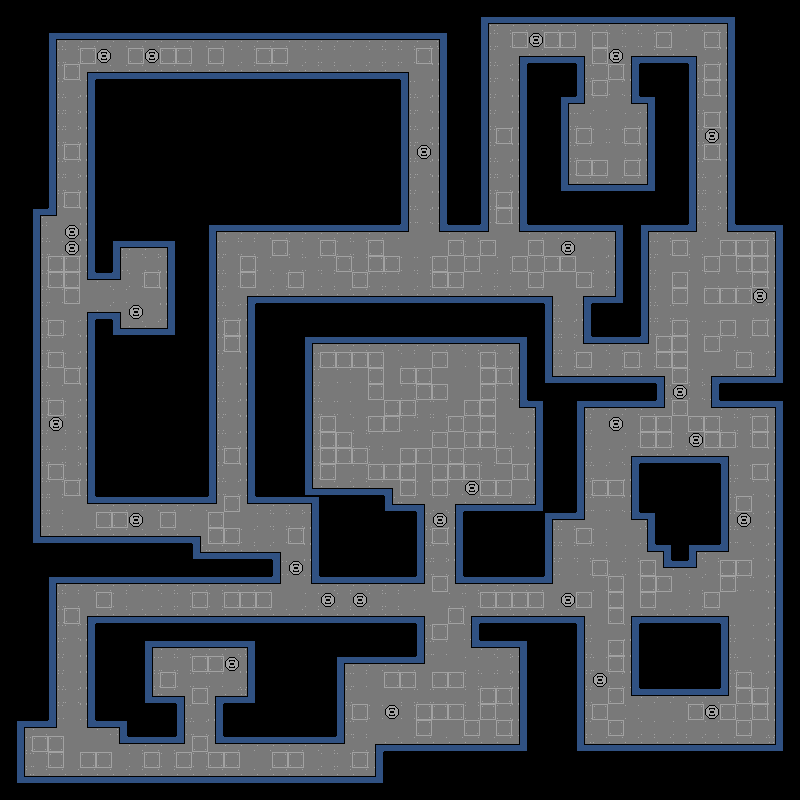

Below is a game level as drawn by its tile map, then a one-line description and the .tmx that defines it (tile-layer data replaced by summaries):
An orthogonal 50x50 tile map with 16x16 px tiles, 2 tile layers (Tile Layer 1, Tile Layer 2).

<map version="1.9" tiledversion="1.9.2" orientation="orthogonal" renderorder="right-down" width="50" height="50" tilewidth="16" tileheight="16" infinite="0" nextlayerid="4" nextobjectid="1">
 <tileset firstgid="1" source="Tileset Tank Terrain.tsx" />
 <layer id="1" name="Tile Layer 1" width="50" height="50">
  <data>[2500 cells, 2500 non-empty, 1 distinct tile ids]</data>
 </layer>
 <layer id="2" name="Tile Layer 2" width="50" height="50">
  <data>[2500 cells, 1451 non-empty, 20 distinct tile ids]</data>
 </layer>
</map>